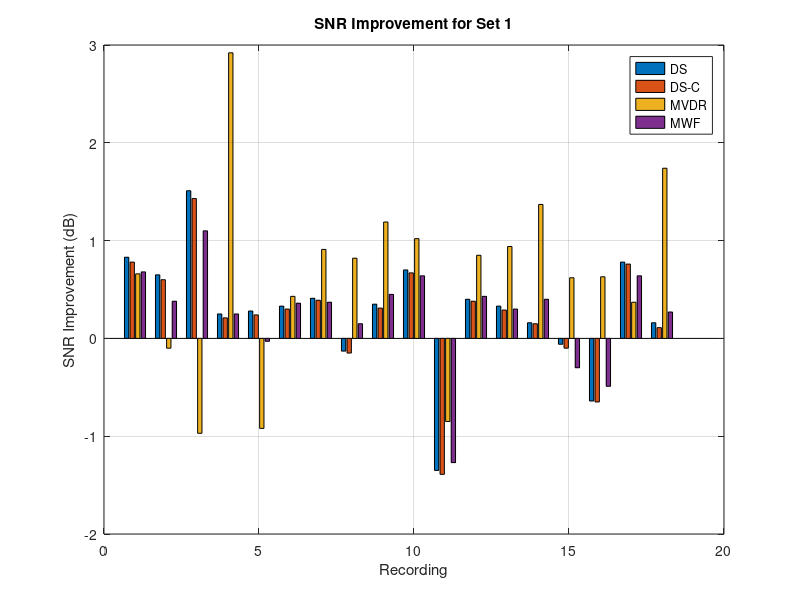
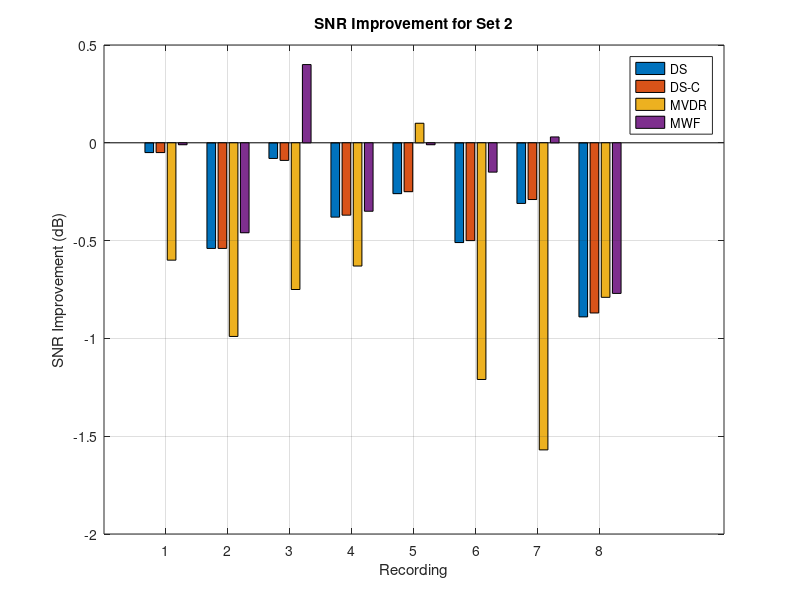

Source code (MATLAB) for these figures, in order:
data_set1 = [
    -8.71, 0.83, 0.78, 0.66, 0.68;
    -4.82, 0.65, 0.60, -0.10, 0.38;
    -10.05, 1.51, 1.43, -0.97, 1.10;
    -7.73, 0.25, 0.21, 2.92, 0.25;
    -7.89, 0.28, 0.24, -0.92, -0.03;
    -5.04, 0.33, 0.30, 0.43, 0.36;
    -4.72, 0.41, 0.39, 0.91, 0.37;
    -4.69, -0.13, -0.15, 0.82, 0.15;
    -7.55, 0.35, 0.31, 1.19, 0.45;
    -4.73, 0.70, 0.67, 1.02, 0.64;
    -4.79, -1.35, -1.39, -0.85, -1.27;
    -5.03, 0.40, 0.38, 0.85, 0.43;
    -6.45, 0.33, 0.29, 0.94, 0.30;
    -5.20, 0.16, 0.15, 1.37, 0.40;
    -4.78, -0.06, -0.10, 0.62, -0.30;
    -4.28, -0.64, -0.65, 0.63, -0.49;
    -4.30, 0.78, 0.76, 0.37, 0.64;
    -7.50, 0.16, 0.11, 1.74, 0.27
];

data_set2 = [
    -3.04, -0.05, -0.05, -0.60, -0.01;
    -2.20, -0.54, -0.54, -0.99, -0.46;
    2.81, -0.08, -0.09, -0.75, 0.40;
    -1.31, -0.38, -0.37, -0.63, -0.35;
    5.32, -0.26, -0.25, 0.10, -0.01;
    3.52, -0.51, -0.50, -1.21, -0.15;
    4.69, -0.31, -0.29, -1.57, 0.03;
    0.70, -0.89, -0.87, -0.79, -0.77
];

figure;
bar(1:size(data_set1, 1), data_set1(:, 2:5), 'grouped');
title('SNR Improvement for Set 1');
xlabel('Recording');
ylabel('SNR Improvement (dB)');
legend('DS', 'DS-C', 'MVDR', 'MWF');
grid on;

figure;
bar(1:size(data_set2, 1), data_set2(:, 2:5), 'grouped');
title('SNR Improvement for Set 2');
xlabel('Recording');
ylabel('SNR Improvement (dB)');
legend('DS', 'DS-C', 'MVDR', 'MWF');
grid on;
